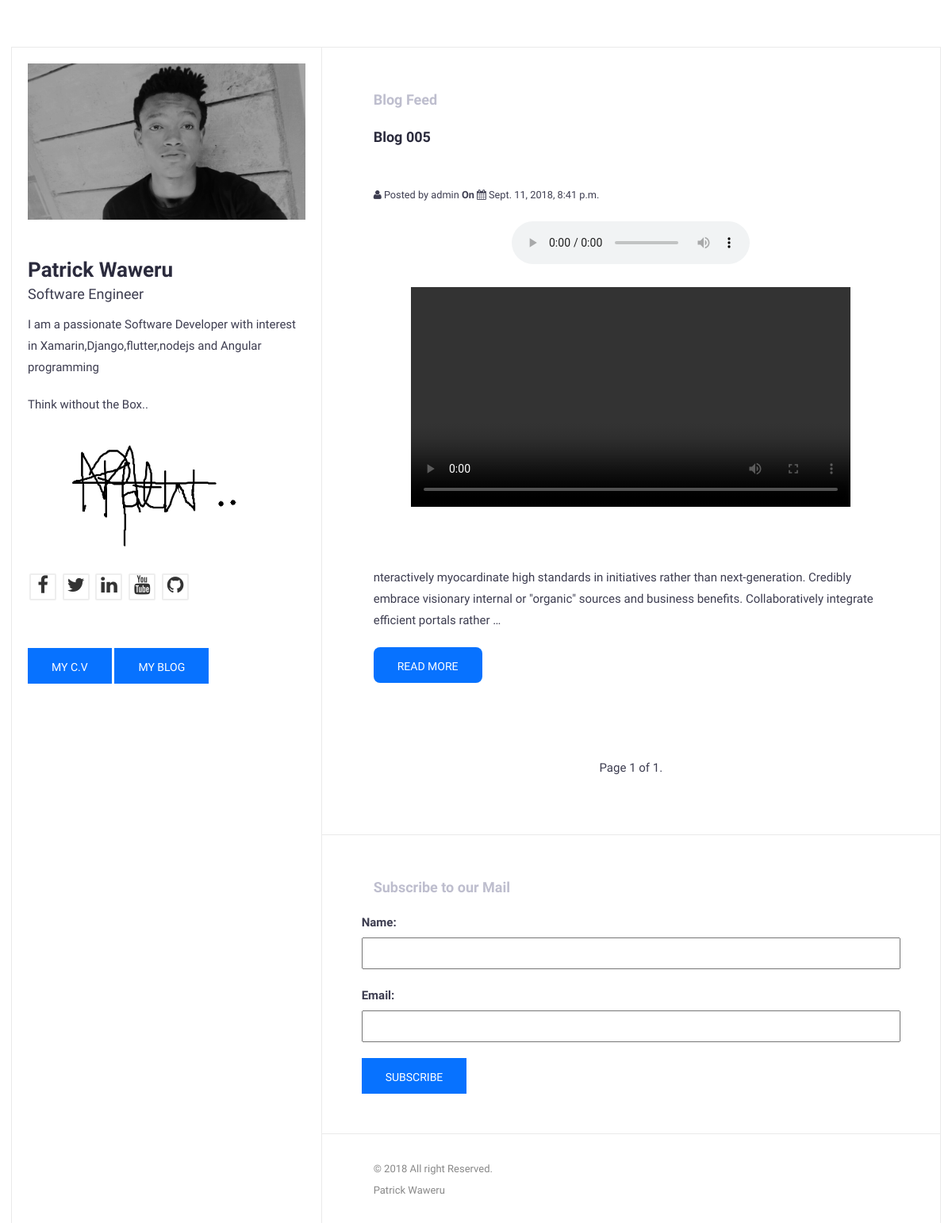
The page /blog/ on the database as committed earlier.
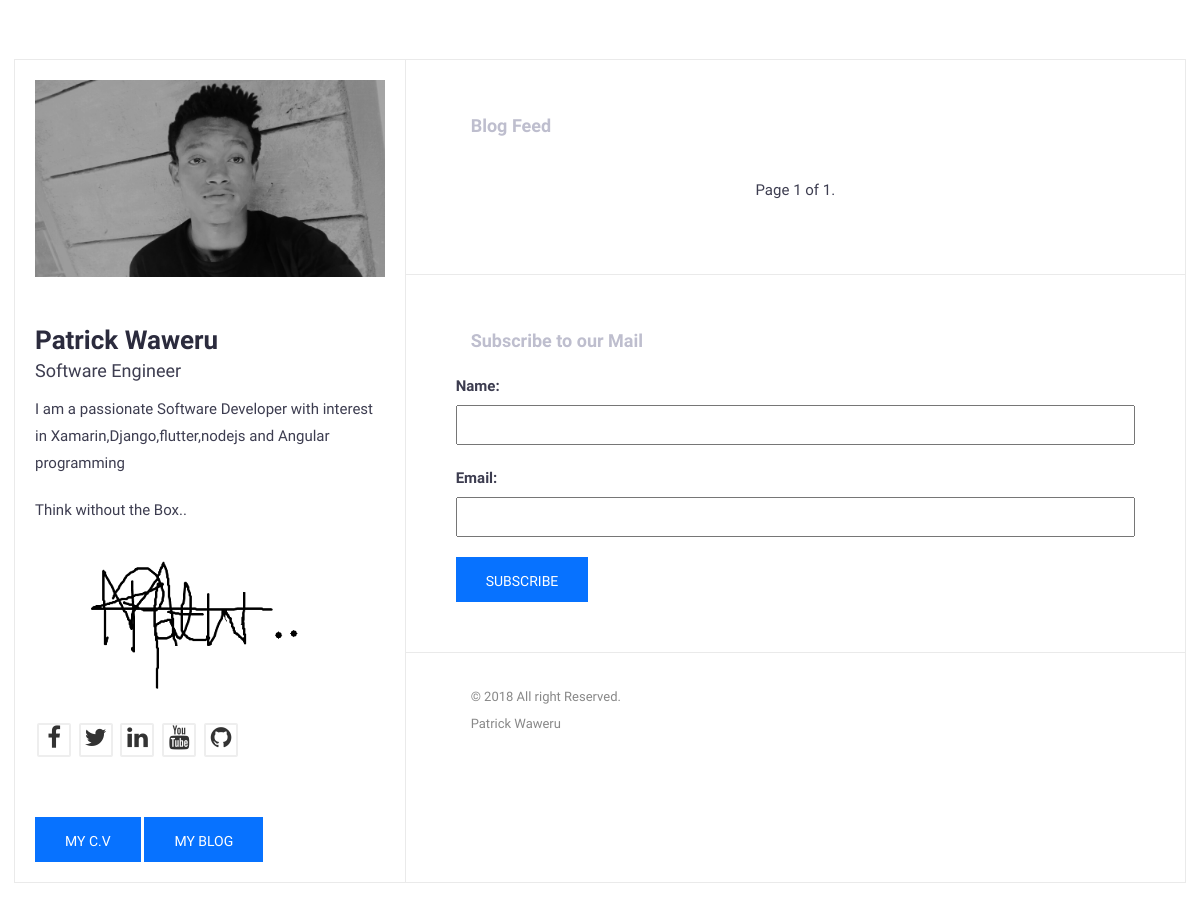
The same page on the database as committed later.
### blog/models.py (models this page shows, shortened)
class Post(models.Model):
    STATUS_CHOICES = (
        ('draft', 'Draft'),
        ('published', 'Published'),
    )
    title = models.CharField(max_length=250)
    slug = models.SlugField(max_length=250, unique_for_date='publish')
    author = models.ForeignKey(User, related_name='blog_posts')
    imagew600h400 = models.ImageField()
    content = HTMLField('Content')
    publish = models.DateTimeField(default=timezone.now)
    created = models.DateTimeField(auto_now_add=True)
    updated = models.DateTimeField(auto_now=True)
    status = models.CharField(max_length=10, choices=STATUS_CHOICES, default='draft')
    objects = models.Manager()
    published = PublishedManager()
    class Meta:
        ordering = ('-publish',)
    def get_absolute_url(self):
        return reverse('blog:post_detail_view', args=[self.publish.year, self.publish.strftime('%m'),self.publish.strftime('%d'),self.slug])

### blog/views.py (the view)
def post_list_view(request):
    object_list = Post.published.all()
    paginator = Paginator(object_list, 4) # 4 posts in each page
    page = request.GET.get('page')
    try:
        posts = paginator.page(page)
    except PageNotAnInteger:    # If page is not an integer deliver the first page
        posts = paginator.page(1)
    except EmptyPage:        # If page is out of range deliver last page of results
        posts = paginator.page(paginator.num_pages)
    if request.method == 'POST':
        form = subscribeForm(data=request.POST)
        if form.is_valid():
            message = form.save(commit=False)
            if subscriber.objects.filter(Email = message.Email).exists():
                messages.warning(request,  "Your Email already exists in our Databases")
            else:
                message.save()
                Name = request.POST.get( 'Name', '')
                Email = request.POST.get( 'Email', '')
                Subject = 'Welcome to Patrick Blog'
                message = 'Dear %s \nWelcome to my blog, Thanks for Subscribing to our mail.\n By signing up you agree with our terms and Conditions where they apply. ' %(Name)
                emailFrom =  settings.EMAIL_HOST_USER
                emailTo =  Email
                send_mail(Subject,message,emailFrom,[emailTo],fail_silently=True)
                messages.success(request,  "You Successfully subscribed")
        return redirect('/blog')
    else:
        form = subscribeForm()
    return render(request,'blog/list.html',{'page': page,'form':form,'posts': posts})

### blog/forms.py
class subscribeForm(forms.ModelForm):
	class Meta:
		model = subscriber
		Name = forms.CharField(required=True, widget=forms.TextInput(
        attrs={
            'class' : 'form-control',
            'placeholder' : 'Full Name' } ))
		Email = forms.EmailField(required=True,  widget=forms.EmailInput(
        attrs={
            'class' : 'form-control',
            'placeholder' : 'Email' } ))
		fields = ('Name','Email')

### blog/models.py (called while the page is built)
    def get_queryset(self):
        return super(PublishedManager,self).get_queryset().filter(status='published')

### blog/templates/blog/list.html (shortened to what this page needs)
{% extends "blog/master.html" %}
{% load static %}
{% block content %}
    {% for post in posts %}
    <div class="row">
        <div class="col-md-12">
            <div class="expertise-item">
                <h2>{{ post.title }}</h2>
                <img style="width:100%" src="{{ post.imagew600h400.url }}" alt=""><br>
                <small> <i class="fa fa-user" aria-hidden="true"></i> Posted by {{ post.author }} <b>On</b>
                    <i class="fa fa-calendar" aria-hidden="true"></i> {{ post.publish }}
                </small>
                <p> {{ post.content |safe |truncatewords:42 |linebreaks }} </p>
                 <a href=" {{ post.get_absolute_url }}"><button style="border-radius: 8px" type="submit" class="btn btn-primary">Read More</button></a>
            </div>
        </div>
    </div>
    <br><br>
    {% endfor %}
    {% include "blog/pagination.html" with page=posts %}
{% endblock %}

Rows that differ between the two databases and show on the page:
removed Post: title "Blog 005", author "admin", publish "Sept. 11, 2018, 8:41 p.m.", content "nteractively myocardinate high standards in initiatives rather than next-generation. Credibly embrace visionary internal or \"organic\" sources and business benefits. Collaboratively integrate efficient portals rather …"
